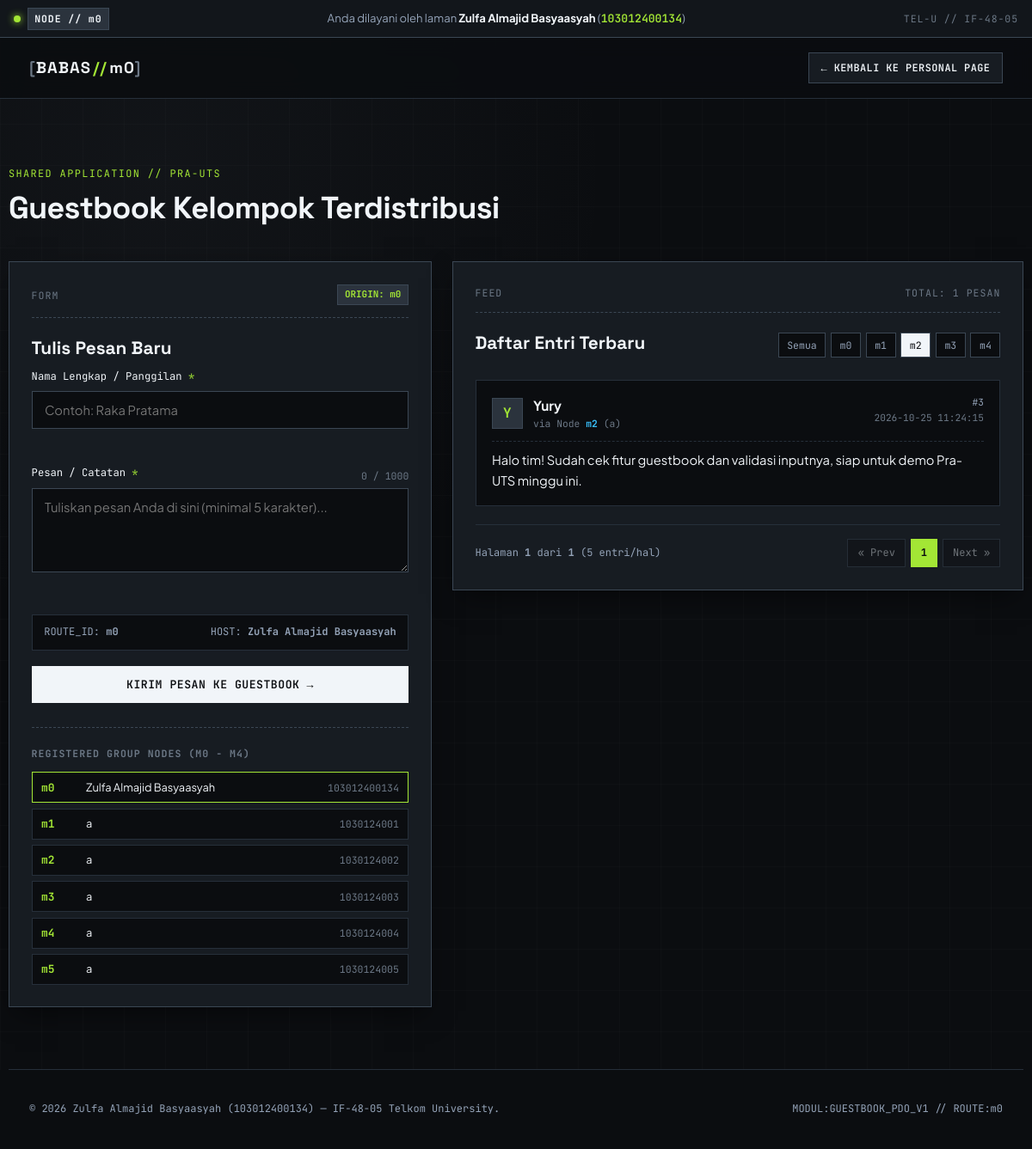
Screenshot of /app/index.php?page=1&route=m2 with the database file from the repository.
### tables this page shows
CREATE TABLE IF NOT EXISTS `anggota` (
    `route_id` VARCHAR(10) NOT NULL,
    `nim` VARCHAR(20) NOT NULL,
    `nama` VARCHAR(120) NOT NULL,
    PRIMARY KEY (`route_id`),
    UNIQUE KEY `uq_anggota_nim` (`nim`)
);

CREATE TABLE IF NOT EXISTS `guestbook` (
    `id` INT UNSIGNED NOT NULL AUTO_INCREMENT,
    `route_id` VARCHAR(10) NOT NULL,
    `nama` VARCHAR(100) NOT NULL,
    `pesan` TEXT NOT NULL,
    `created_at` TIMESTAMP NOT NULL DEFAULT CURRENT_TIMESTAMP,
    PRIMARY KEY (`id`),
    KEY `idx_guestbook_route` (`route_id`),
    KEY `idx_guestbook_created_at` (`created_at`),
    CONSTRAINT `fk_guestbook_anggota`
        FOREIGN KEY (`route_id`) REFERENCES `anggota` (`route_id`)
        ON UPDATE CASCADE
        ON DELETE RESTRICT
);

### app/index.php (the view, shortened to what this page needs)
<?php
$isEmbed = isset($_GET['embed']) && $_GET['embed'] === '1';
$perPage = 5;
$page    = isset($_GET['page']) ? max(1, (int) $_GET['page']) : 1;
$errors     = [];
$oldNama    = '';
$oldPesan   = '';
try {
    $pdo = get_db_connection();
    $filterRoute = isset($_GET['route']) ? trim((string) $_GET['route']) : '';
    if ($filterRoute !== '') {
        $countStmt = $pdo->prepare('SELECT COUNT(*) FROM guestbook WHERE route_id = :route_id');
        $countStmt->execute([':route_id' => $filterRoute]);
    } else {
        $countStmt = $pdo->prepare('SELECT COUNT(*) FROM guestbook');
        $countStmt->execute();
    }
    $totalEntries = (int) $countStmt->fetchColumn();
    $totalPages   = max(1, (int) ceil($totalEntries / $perPage));
    $offset = ($page - 1) * $perPage;
    if ($filterRoute !== '') {
        $listSql = '
            SELECT g.id, g.route_id, g.nama, g.pesan, g.created_at, a.nama AS anggota_nama, a.nim AS anggota_nim
            FROM guestbook g
            LEFT JOIN anggota a ON g.route_id = a.route_id
            WHERE g.route_id = :route_id
            ORDER BY g.created_at DESC, g.id DESC
            LIMIT :limit OFFSET :offset
        ';
        $listStmt = $pdo->prepare($listSql);
        $listStmt->bindValue(':route_id', $filterRoute, PDO::PARAM_STR);
        $listStmt->bindValue(':limit', $perPage, PDO::PARAM_INT);
        $listStmt->bindValue(':offset', $offset, PDO::PARAM_INT);
        $listStmt->execute();
    }
    $entries = $listStmt->fetchAll();
    $anggotaStmt = $pdo->prepare('SELECT route_id, nim, nama FROM anggota ORDER BY route_id ASC');
    $anggotaStmt->execute();
    $daftarAnggota = $anggotaStmt->fetchAll();
} catch (Throwable $e) {
    $dbError       = $e->getMessage();
    $entries       = [];
    $daftarAnggota = [];
    $totalEntries  = 0;
    $totalPages    = 1;
    $filterRoute   = '';
}
function build_page_url(int $targetPage, bool $isEmbed, string $filterRoute): string
{
    $params = ['page' => $targetPage];
    if ($filterRoute !== '') {
        $params['route'] = $filterRoute;
    }
    return 'index.php?' . http_build_query($params);
}
?>
<!DOCTYPE html>
<html lang="id" data-theme="dark">
<head>
    <link rel="stylesheet" href="../assets/css/style.css">
</head>
<body class="<?= $isEmbed ? 'embed-body' : 'standalone-guestbook-body' ?>">
    <?php if (!$isEmbed): ?>
        <?php require_once __DIR__ . '/partials/served_by.php'; ?>
        <header class="site-header">
            <div class="container header-inner">
                <a href="../index.php" class="brand-logo" aria-label="Kembali ke Personal Page">
                    <span class="brand-bracket">[</span>BABAS<span class="brand-accent">//</span><?= htmlspecialchars(MEMBER_ROUTE, ENT_QUOTES, 'UTF-8') ?><span class="brand-bracket">]</span>
                </a>
                <div class="header-actions">
                    <a href="../index.php" class="btn btn-outline btn-sm">&larr; Kembali ke Personal Page</a>
                </div>
            </div>
        </header>
    <?php endif; ?>
    <main class="<?= $isEmbed ? 'embed-container' : 'container section-block' ?>">
        <?php if (!$isEmbed): ?>
            <div class="section-header">
                <span class="section-tag">SHARED APPLICATION // PRA-UTS</span>
                <h1 class="section-title">Guestbook Kelompok Terdistribusi</h1>
            </div>
        <?php endif; ?>
        <div class="guestbook-grid">
            <section class="guestbook-form-card tech-card" aria-labelledby="form-heading">
                <div class="card-top-bar">
                    <span class="mono-label">FORM</span>
                    <span class="badge-route">ORIGIN: <?= htmlspecialchars(MEMBER_ROUTE, ENT_QUOTES, 'UTF-8') ?></span>
                </div>
                <h2 id="form-heading" class="card-heading">Tulis Pesan Baru</h2>
                <form id="guestbookForm" method="POST" action="index.php<?= $isEmbed ? '?embed=1' : '' ?>" novalidate>
                    <div class="form-group">
                        <label for="nama" class="form-label">Nama Lengkap / Panggilan <span class="req">*</span></label>
                        <input
                            type="text"
                            id="nama"
                            name="nama"
                            class="form-control <?= isset($errors['nama']) ? 'is-invalid' : '' ?>"
                            placeholder="Contoh: Raka Pratama"
                            maxlength="100"
                            required
                            value="<?= htmlspecialchars($oldNama, ENT_QUOTES, 'UTF-8') ?>"
                        >
                        <div class="field-feedback" id="namaFeedback">
                        </div>
                    </div>
                    <div class="form-group">
                        <div class="label-row">
                            <label for="pesan" class="form-label">Pesan / Catatan <span class="req">*</span></label>
                            <span id="charCounter" class="mono-counter">0 / 1000</span>
                        </div>
                        <textarea
                            id="pesan"
                            name="pesan"
                            rows="4"
                            class="form-control <?= isset($errors['pesan']) ? 'is-invalid' : '' ?>"
                            placeholder="Tuliskan pesan Anda di sini (minimal 5 karakter)..."
                            maxlength="1000"
                            required
                        ><?= htmlspecialchars($oldPesan, ENT_QUOTES, 'UTF-8') ?></textarea>
                        <div class="field-feedback" id="pesanFeedback">
                        </div>
                    </div>
                    <div class="form-meta-box">
                        <span class="mono-small">ROUTE_ID: <strong><?= htmlspecialchars(MEMBER_ROUTE, ENT_QUOTES, 'UTF-8') ?></strong></span>
                        <span class="mono-small">HOST: <strong><?= htmlspecialchars(MEMBER_NAMA, ENT_QUOTES, 'UTF-8') ?></strong></span>
                    </div>
                    <button type="submit" class="btn btn-primary btn-block">
                        <span>Kirim Pesan ke Guestbook</span>
                        <span class="btn-arrow">&rarr;</span>
                    </button>
                </form>
                <?php if (!empty($daftarAnggota)): ?>
                    <div class="node-directory">
                        <h3 class="mono-label">REGISTERED GROUP NODES (m0 - m4)</h3>
                        <ul class="node-list">
                            <?php foreach ($daftarAnggota as $agt): ?>
                                <?php
                                $rId   = htmlspecialchars((string) $agt['route_id'], ENT_QUOTES, 'UTF-8');
                                $rNama = htmlspecialchars((string) $agt['nama'], ENT_QUOTES, 'UTF-8');
                                $rNim  = htmlspecialchars((string) $agt['nim'], ENT_QUOTES, 'UTF-8');
                                $isCurrent = ($agt['route_id'] === MEMBER_ROUTE);
                                ?>
                                <li class="node-item <?= $isCurrent ? 'is-active-node' : '' ?>">
                                    <span class="node-code"><?= $rId ?></span>
                                    <span class="node-name"><?= $rNama ?></span>
                                    <span class="node-nim"><?= $rNim ?></span>
                                </li>
                            <?php endforeach; ?>
                        </ul>
                    </div>
                <?php endif; ?>
            </section>
            <section class="guestbook-feed-card tech-card" aria-labelledby="feed-heading">
                <div class="card-top-bar">
                    <span class="mono-label">FEED</span>
                    <span class="mono-label">TOTAL: <?= $totalEntries ?> PESAN</span>
                </div>
                <div class="feed-header-row">
                    <h2 id="feed-heading" class="card-heading">Daftar Entri Terbaru</h2>
                    <div class="route-filter-pills" role="group" aria-label="Filter berdasarkan route anggota">
                        <a href="<?= htmlspecialchars(build_page_url(1, $isEmbed, ''), ENT_QUOTES, 'UTF-8') ?>"
                           class="filter-pill <?= $filterRoute === '' ? 'active' : '' ?>">Semua</a>
                        <?php foreach (['m0', 'm1', 'm2', 'm3', 'm4'] as $rCode): ?>
                            <a href="<?= htmlspecialchars(build_page_url(1, $isEmbed, $rCode), ENT_QUOTES, 'UTF-8') ?>"
                               class="filter-pill <?= $filterRoute === $rCode ? 'active' : '' ?>"><?= $rCode ?></a>
                        <?php endforeach; ?>
                    </div>
                </div>
                <?php if (empty($entries)): ?>
                    <div class="empty-state">
                        <p class="mono-label">NO_DATA_FOUND</p>
                        <p>Belum ada pesan buku tamu untuk kriteria ini. Jadilah yang pertama menulis pesan!</p>
                    </div>
                <?php else: ?>
                    <div class="entries-list">
                        <?php foreach ($entries as $item): ?>
                            <?php
                            $eId          = (int) $item['id'];
                            $eRoute       = htmlspecialchars((string) $item['route_id'], ENT_QUOTES, 'UTF-8');
                            $eNama        = htmlspecialchars((string) $item['nama'], ENT_QUOTES, 'UTF-8');
                            $ePesan       = nl2br(htmlspecialchars((string) $item['pesan'], ENT_QUOTES, 'UTF-8'));
                            $eTime        = htmlspecialchars((string) $item['created_at'], ENT_QUOTES, 'UTF-8');
                            $eAnggotaNama = !empty($item['anggota_nama'])
                                ? htmlspecialchars((string) $item['anggota_nama'], ENT_QUOTES, 'UTF-8')
                                : 'Node ' . $eRoute;
                            ?>
                            <article class="entry-item">
                                <div class="entry-header">
                                    <div class="entry-author-wrap">
                                        <span class="entry-avatar" aria-hidden="true"><?= htmlspecialchars(mb_strtoupper(mb_substr((string) $item['nama'], 0, 1)), ENT_QUOTES, 'UTF-8') ?></span>
                                        <div>
                                            <h3 class="entry-author"><?= $eNama ?></h3>
                                            <span class="entry-via">via Node <strong><?= $eRoute ?></strong> (<?= $eAnggotaNama ?>)</span>
                                        </div>
                                    </div>
                                    <div class="entry-meta">
                                        <span class="entry-id">#<?= $eId ?></span>
                                        <time class="entry-time" datetime="<?= $eTime ?>"><?= $eTime ?></time>
                                    </div>
                                </div>
                                <div class="entry-body">
                                    <?= $ePesan ?>
                                </div>
                            </article>
                        <?php endforeach; ?>
                    </div>
                    <nav class="pagination-bar" aria-label="Paginasi Guestbook">
                        <div class="pagination-info mono-small">
                            Halaman <strong><?= $page ?></strong> dari <strong><?= $totalPages ?></strong> (<?= $perPage ?> entri/hal)
                        </div>
                        <div class="pagination-controls">
                            <?php if ($page > 1): ?>
                                <a class="page-btn" href="<?= htmlspecialchars(build_page_url($page - 1, $isEmbed, $filterRoute), ENT_QUOTES, 'UTF-8') ?>">&laquo; Prev</a>
                            <?php else: ?>
                                <span class="page-btn is-disabled" aria-disabled="true">&laquo; Prev</span>
                            <?php endif; ?>
                            <?php for ($i = 1; $i <= $totalPages; $i++): ?>
                                <a class="page-btn <?= $i === $page ? 'is-current' : '' ?>"
                                   href="<?= htmlspecialchars(build_page_url($i, $isEmbed, $filterRoute), ENT_QUOTES, 'UTF-8') ?>">
                                    <?= $i ?>
                                </a>
                            <?php endfor; ?>
                            <?php if ($page < $totalPages): ?>
                                <a class="page-btn" href="<?= htmlspecialchars(build_page_url($page + 1, $isEmbed, $filterRoute), ENT_QUOTES, 'UTF-8') ?>">Next &raquo;</a>
                            <?php else: ?>
                                <span class="page-btn is-disabled" aria-disabled="true">Next &raquo;</span>
                            <?php endif; ?>
                        </div>
                    </nav>
                <?php endif; ?>
            </section>
        </div>
    </main>
    <?php if (!$isEmbed): ?>
        <footer class="site-footer">
            <div class="container footer-inner">
                <p class="mono-small">&copy; <?= date('Y') ?> <?= htmlspecialchars(MEMBER_NAMA, ENT_QUOTES, 'UTF-8') ?> (<?= htmlspecialchars(MEMBER_NIM, ENT_QUOTES, 'UTF-8') ?>) &mdash; IF-48-05 Telkom University.</p>
                <p class="mono-small">MODUL:GUESTBOOK_PDO_V1 // ROUTE:<?= htmlspecialchars(MEMBER_ROUTE, ENT_QUOTES, 'UTF-8') ?></p>
            </div>
        </footer>
    <?php endif; ?>
</body>
</html>

### rows the page displays
anggota: route_id "m0", nama "Zulfa Almajid Basyaasyah", nim "103012400134"
anggota: route_id "m1", nama "a", nim "1030124001"
anggota: route_id "m2", nama "a", nim "1030124002"
anggota: route_id "m3", nama "a", nim "1030124003"
anggota: route_id "m4", nama "a", nim "1030124004"
anggota: route_id "m5", nama "a", nim "1030124005"
guestbook: nama "Y", nama "Yury", route "m2", route.nama "a", id "3", created_at "2026-10-25 11:24:15", pesan "Halo tim! Sudah cek fitur guestbook dan validasi inputnya, siap untuk demo Pra-UTS minggu ini."

### other values shown
$servedRoute "m0"
$servedNama "Zulfa Almajid Basyaasyah"
$servedNim "103012400134"
MEMBER_ROUTE "m0"
MEMBER_NAMA "Zulfa Almajid Basyaasyah"
$totalEntries "1"
$rCode "m0"
$rCode "m1"
$rCode "m2"
$rCode "m3"
$rCode "m4"
$page "1"
$totalPages "1"
$perPage "5"
MEMBER_NIM "103012400134"
